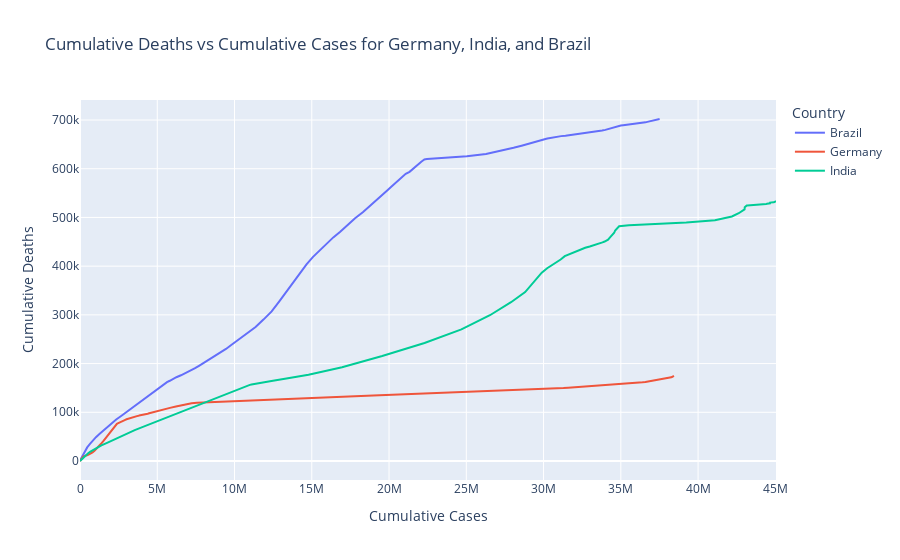

The notebook cell saved with this chart:
### Markdown cell above
## 2- Make a line plot showing the cumulative_deaths vs cumulative_cases for 3 countries using `plotly` (7.5 points)

### Code cell
import plotly.express as px
import plotly.io as pio

#plot a line plot with plotly
fig = px.line(
    filtered_data, 
    x='Cumulative_cases', 
    y='Cumulative_deaths', 
    color='Country',
    title='Cumulative Deaths vs Cumulative Cases for Germany, India, and Brazil',
    labels={'Cumulative_cases': 'Cumulative Cases', 'Cumulative_deaths': 'Cumulative Deaths'}
)

# Show the plot
fig.show()

### Figure 1 — Plotly figure (JSON) as saved in the notebook; plotly's stock layout.template omitted (floating-point values rounded to 4 significant figures; data arrays with more than 128 entries replaced by an {"elided": "..."} marker saying what was removed)
{"data": [{"hovertemplate": "Country=Brazil<br>Cumulative Cases=%{x}<br>Cumulative Deaths=%{y}<extra></extra>", "legendgroup": "Brazil", "line": {"color": "#636efa", "dash": "solid"}, "marker": {"symbol": "circle"}, "mode": "lines", "name": "Brazil", "orientation": "v", "showlegend": true, "type": "scatter", "x": {"elided": "244 int values"}, "xaxis": "x", "y": {"elided": "244 int values"}, "yaxis": "y"}, {"hovertemplate": "Country=Germany<br>Cumulative Cases=%{x}<br>Cumulative Deaths=%{y}<extra></extra>", "legendgroup": "Germany", "line": {"color": "#EF553B", "dash": "solid"}, "marker": {"symbol": "circle"}, "mode": "lines", "name": "Germany", "orientation": "v", "showlegend": true, "type": "scatter", "x": {"elided": "244 int values"}, "xaxis": "x", "y": {"elided": "244 int values"}, "yaxis": "y"}, {"hovertemplate": "Country=India<br>Cumulative Cases=%{x}<br>Cumulative Deaths=%{y}<extra></extra>", "legendgroup": "India", "line": {"color": "#00cc96", "dash": "solid"}, "marker": {"symbol": "circle"}, "mode": "lines", "name": "India", "orientation": "v", "showlegend": true, "type": "scatter", "x": {"elided": "244 int values"}, "xaxis": "x", "y": {"elided": "244 int values"}, "yaxis": "y"}], "layout": {"autosize": true, "legend": {"title": {"text": "Country"}, "tracegroupgap": 0}, "title": {"text": "Cumulative Deaths vs Cumulative Cases for Germany, India, and Brazil"}, "xaxis": {"anchor": "y", "autorange": true, "domain": [0, 1], "range": [0, 45042802], "title": {"text": "Cumulative Cases"}, "type": "linear"}, "yaxis": {"anchor": "x", "autorange": true, "domain": [0, 1], "range": [-39010.0, 741100.0], "title": {"text": "Cumulative Deaths"}, "type": "linear"}}}
